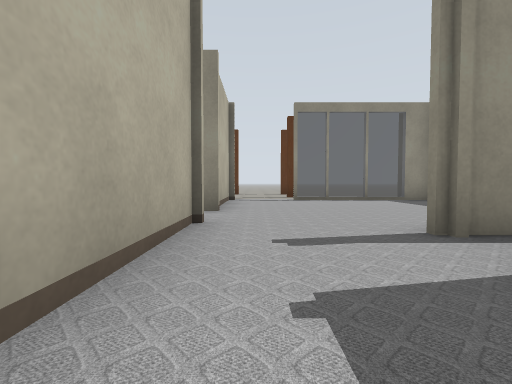
[1] (above)

16 first-person views from a walk through a robot-simulator world made for Gazebo. The camera is 0.5 m above the floor, tilts 2° down and sees 90° across. The lines on the ground mark 1 m squares. The floor is counted in squares, 1 m on a side. Each view is taken from the middle of a square. On the plan, view 1 faces up. The plan holds only what a view shows up to about 9 squares ahead; the rest is blank. The place goes on beyond the plan. Robots are left out.

[2]
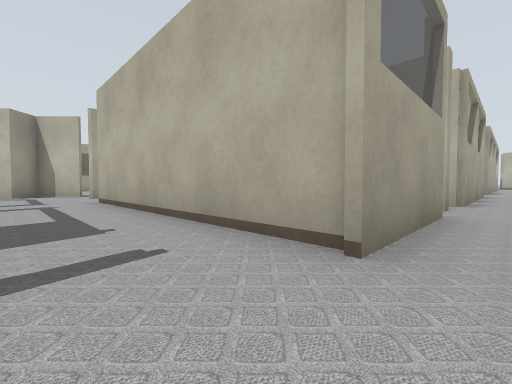

[3]
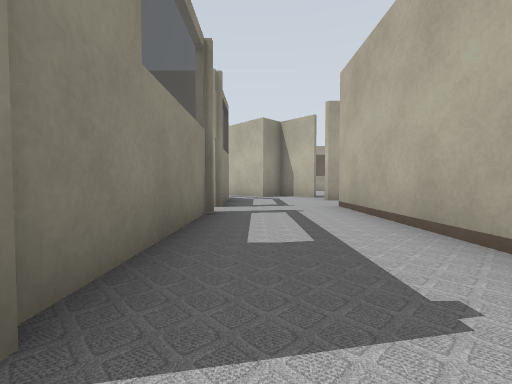

[4]
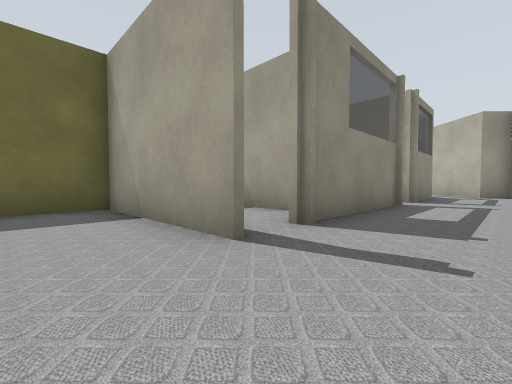

[5]
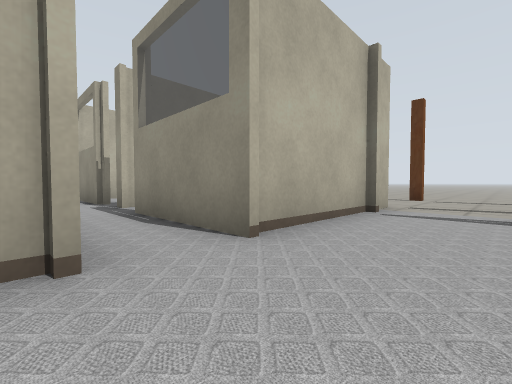

[6]
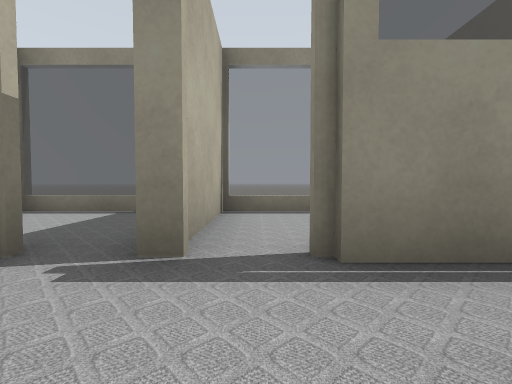

[7]
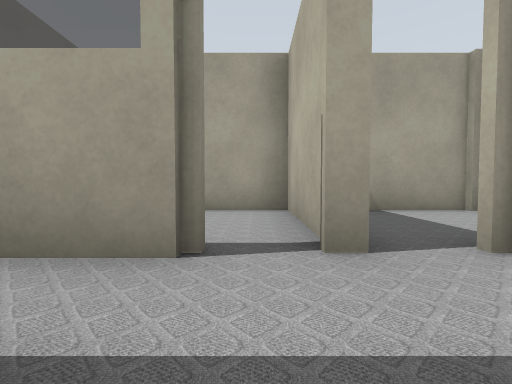

[8]
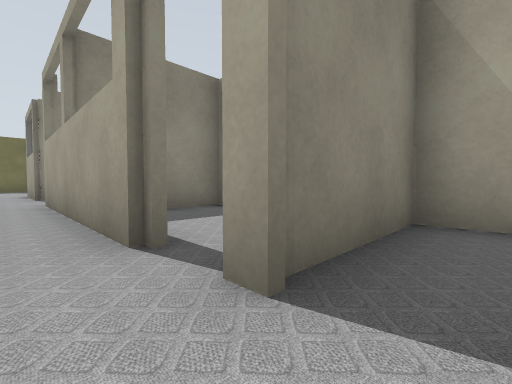

[9]
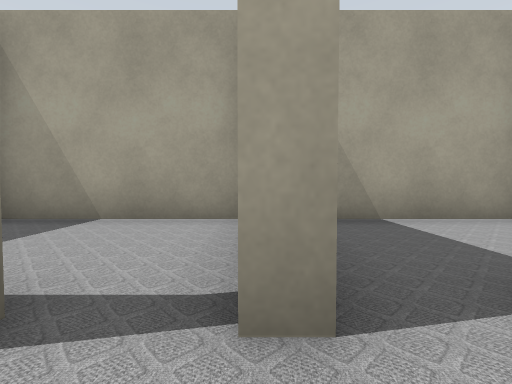

[10]
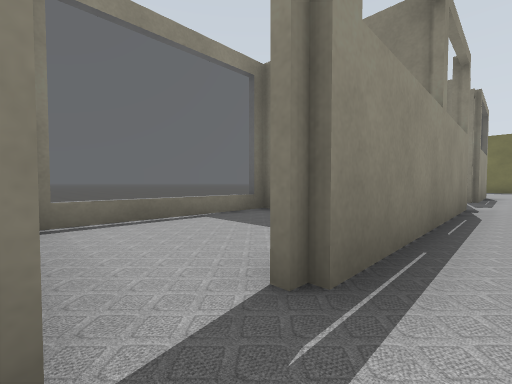

[11]
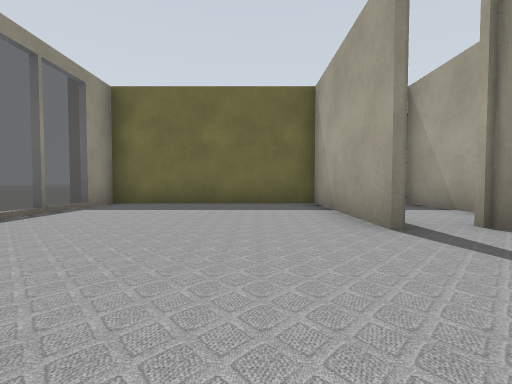

[12]
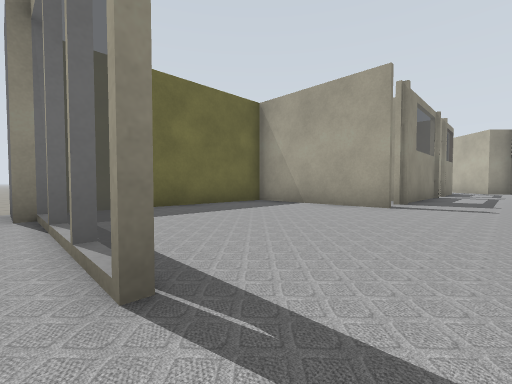

[13]
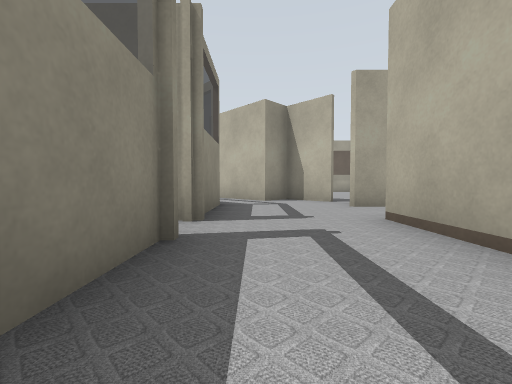

[14]
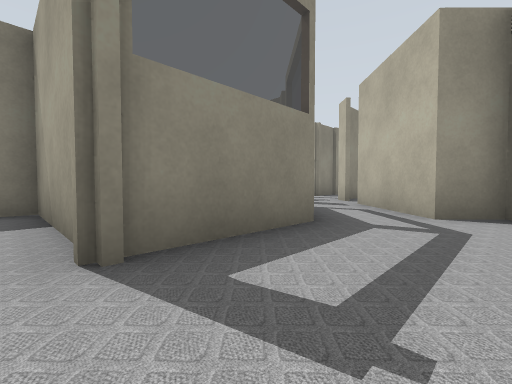

[15]
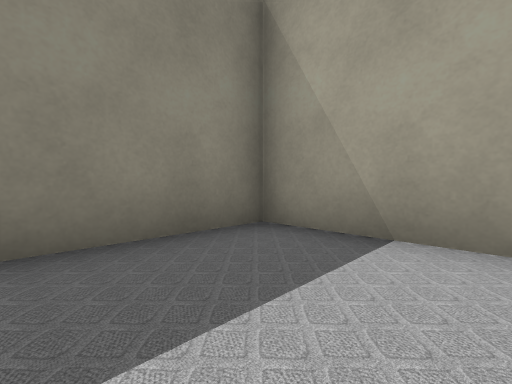

[16]
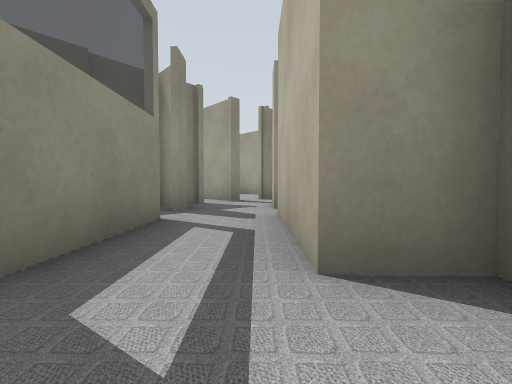

### Floor plan
Key: @ floor where view 1 was taken; # wall or solid block; x gap in a wall; . floor; = window, fence, low wall or low ledge.
Columns run from 16 left of view 1 to 7 right of it. Each row starts with its distance up from view 1.
  8           ##== #.#===#..
  7     ########.. #.....##
  6     #...#..#.. #......#
  5     #x####x#.==#......#
  4    ...................#
  3    x#x####x#.#=#......#
  2   ..#...#..#.. #..#####
  1 ############.. #..####
  0           ######@.#####
 -1                #..=...#
 -2                #..#...#
 -3                #......#
 -4                #..=####
 -5                #..=
 -6                #..==
 -7                #.#==#
 -8                ######
 -9                    ####
-10                     #..
-11                     #.##
-12                       #

Where each view was taken, in squares from view 1:
view 1: 0 up, 0 right, facing up
view 2: 4 up, 1 right, facing down-left
view 3: 2 up, 1 right, facing down
view 4: 4 up, 0 right, facing down-right
view 5: 3 up, 1 right, facing up-left
view 6: 3 up, 4 left, facing up
view 7: 5 up, 4 left, facing down
view 8: 4 up, 13 left, facing down-right
view 9: 4 up, 12 left, facing down
view 10: 4 up, 12 left, facing up-right
view 11: 4 up, 1 left, facing right
view 12: 8 up, 0 right, facing down-right
view 13: 0 up, 1 right, facing down
view 14: 3 down, 0 right, facing down-right
view 15: 1 down, 3 right, facing down-right
view 16: 6 down, 0 right, facing down-right
